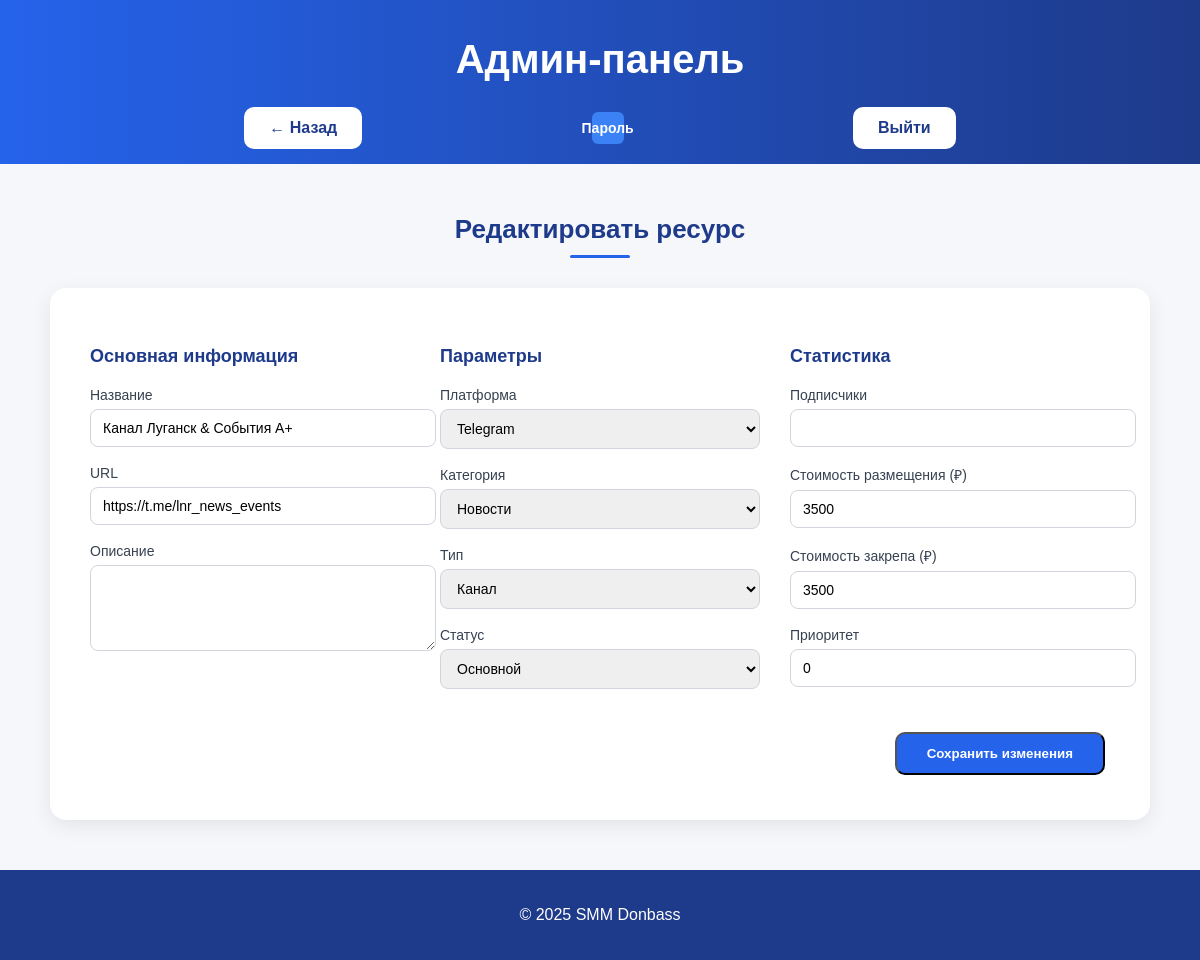
Screenshot of /admin/edit.php?id=4 (signed in) with the database file from the repository.
### tables this page shows
CREATE TABLE `resources` (
  `id` int(11) NOT NULL,
  `name` varchar(255) NOT NULL,
  `url` varchar(255) NOT NULL,
  `status` enum('main','reserve') DEFAULT NULL,
  `created_at` timestamp NULL DEFAULT CURRENT_TIMESTAMP,
  `platform` varchar(20) NOT NULL,
  `category` enum('Новости','Авто/Мото','Поездки','Работа','Объявления','Недвижимость','Общение','Хобби','Услуги','Электроника') NOT NULL DEFAULT 'Объявления',
  `type` enum('chat','channel') NOT NULL DEFAULT 'chat',
  `subscribers` int(11) DEFAULT NULL,
  `description` text,
  `priority` int(11) DEFAULT '0',
  `price` int(11) DEFAULT NULL,
  `pin_price` int(11) DEFAULT NULL
);

### config.php (called while the page is built, shortened)
<?php
function e($value)
{
    return htmlspecialchars((string)($value ?? ''), ENT_QUOTES, 'UTF-8');
}

### admin/edit.php (the view, shortened to what this page needs)
<?php
require_once '../config.php';
$id = (int) $_GET['id'];
$stmt = $pdo->prepare("SELECT * FROM resources WHERE id = ?");
$stmt->execute([$id]);
$resource = $stmt->fetch();
require 'partials/header.php';
?>
<div class="form-wrapper">
<h2>Редактировать ресурс</h2>
<form method="post" class="resource-form">
<div class="form-grid">
<div class="form-block">
<h3>Основная информация</h3>
<label>Название</label>
<input name="name" value="<?= e($resource['name']) ?>" required>
<label>URL</label>
<input name="url" value="<?= e($resource['url']) ?>" required>
<label>Описание</label>
<textarea name="description" rows="4"><?= e($resource['description']) ?></textarea>
</div>
<div class="form-block">
<h3>Параметры</h3>
<label>Платформа</label>
<select name="platform" required>
<?php
$platforms = ['Telegram','VK','MAX'];
foreach ($platforms as $p) {
    if ($resource['platform'] === $p) {
        echo '<option value="' . e($p) . '" selected>' . e($p) . '</option>';
    } else {
        echo '<option value="' . e($p) . '">' . e($p) . '</option>';
    }
}
?>
</select>
<label>Категория</label>
<select name="category" required>
<?php
$categories = [
'Новости','Авто/Мото','Поездки','Работа',
'Объявления','Недвижимость','Общение',
'Хобби','Услуги','Электроника'
];
foreach ($categories as $c) {
    if ($resource['category'] === $c) {
        echo '<option value="' . e($c) . '" selected>' . e($c) . '</option>';
    } else {
        echo '<option value="' . e($c) . '">' . e($c) . '</option>';
    }
}
?>
</select>
<label>Тип</label>
<select name="type" required>
<?php
$types = ['chat' => 'Чат / Группа', 'channel' => 'Канал'];
foreach ($types as $value => $label) {
    if ($resource['type'] === $value) {
        echo '<option value="' . e($value) . '" selected>' . e($label) . '</option>';
    } else {
        echo '<option value="' . e($value) . '">' . e($label) . '</option>';
    }
}
?>
</select>
<label>Статус</label>
<select name="status">
<?php
$statuses = ['main' => 'Основной', 'reserve' => 'Резерв'];
foreach ($statuses as $value => $label) {
    if ($resource['status'] === $value) {
        echo '<option value="' . e($value) . '" selected>' . e($label) . '</option>';
    } else {
        echo '<option value="' . e($value) . '">' . e($label) . '</option>';
    }
}
?>
</select>
</div>
<div class="form-block">
<h3>Статистика</h3>
<label>Подписчики</label>
<input type="number" name="subscribers" value="<?= e($resource['subscribers']) ?>">
<label>Стоимость размещения (₽)</label>
<input type="number" name="price" value="<?= e($resource['price']) ?>">
<label>Стоимость закрепа (₽)</label>
<input type="number" name="pin_price" value="<?= e($resource['pin_price']) ?>">
<label>Приоритет</label>
<input type="number" name="priority" value="<?= e($resource['priority']) ?>">
</div>
</div>
<div class="form-actions">
<button type="submit" class="btn btn-primary">Сохранить изменения</button>
</div>
</form>
</div>
<?php require 'partials/footer.php'; ?>

### css/style.css (style rules this page uses)
body { margin: 0; font-family: Arial, sans-serif; background: #f5f7fa; color: #333; }
.btn { display: inline-block; padding: 12px 25px; background: white; color: #1e3a8a; text-decoration: none; border-radius: 10px; margin: 5px; font-weight: bold; transition: 0.3s; }
.form-wrapper { max-width: 1100px; margin: 50px auto; padding: 0 20px; }
.form-wrapper h2 { text-align: center; margin-bottom: 30px; font-size: 26px; color: #1e3a8a; position: relative; }
.form-wrapper h2::after { content: ""; width: 60px; height: 3px; background: #2563eb; display: block; margin: 10px auto 0; border-radius: 3px; }
.resource-form { background: white; padding: 40px; border-radius: 16px; box-shadow: 0 6px 20px rgba(0,0,0,0.08); }
.form-grid { display: grid; grid-template-columns: repeat(auto-fit, minmax(280px, 1fr)); gap: 30px; }
.form-block h3 { margin-bottom: 20px; font-size: 18px; color: #1e3a8a; }
.resource-form label { display: block; margin-bottom: 6px; font-size: 14px; color: #374151; }
.resource-form input, .resource-form select, .resource-form textarea { width: 100%; padding: 10px 12px; margin-bottom: 18px; border: 1px solid #d1d5db; border-radius: 8px; font-size: 14px; transition: 0.2s; }
.form-actions { margin-top: 20px; text-align: right; }
.btn-primary { background: #2563eb; color: white; padding: 12px 30px; border-radius: 10px; font-weight: bold; }

### rows the page displays
resources: name "Канал Луганск & События A+", url "https://t.me/lnr_news_events", price "3500", pin_price "3500", priority "0"

### other values shown
form field platform "Telegram"
form field category "Новости"
form field type "Канал"
form field status "Основной"
